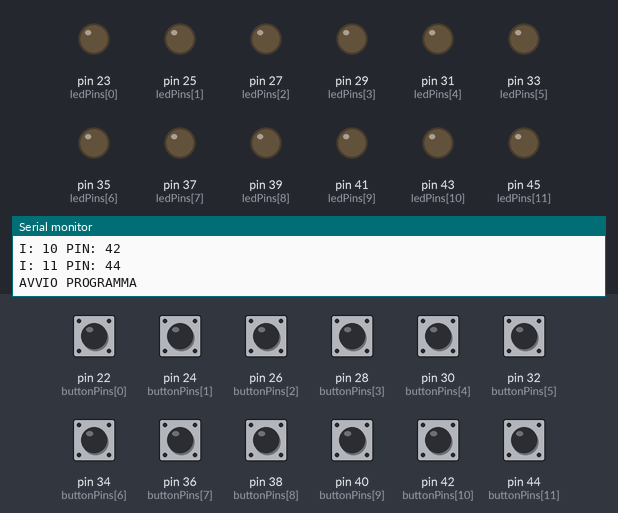
A sketch run on a simulated Arduino Mega 2560, built with avr-gcc and run on an emulated ATmega2560. On the bench: output pins drawn as LEDs (lit = HIGH), the last lines printed to the serial monitor. Inputs (shaded band) come from the test bench; at power-on: pin 22 (buttonPins[0]), pin 24 (buttonPins[1]), pin 26 (buttonPins[2]), pin 28 (buttonPins[3]), pin 30 (buttonPins[4]), pin 32 (buttonPins[5]), pin 34 (buttonPins[6]), pin 36 (buttonPins[7]), pin 38 (buttonPins[8]), pin 40 (buttonPins[9]), pin 42 (buttonPins[10]), pin 44 (buttonPins[11]) HIGH.

Above: at 1.3 s.
1.4 s: pin 22 (buttonPins[0]) pulled LOW for 0.15 s
At 1.47 s:
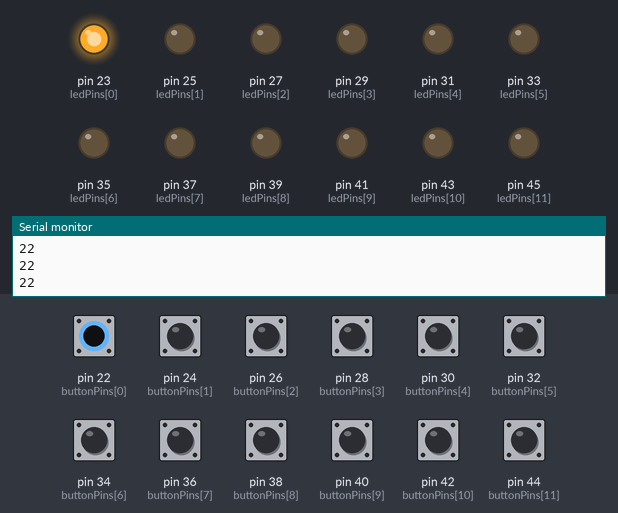
3.0 s: pin 24 (buttonPins[1]) pulled LOW for 0.15 s
At 3.07 s:
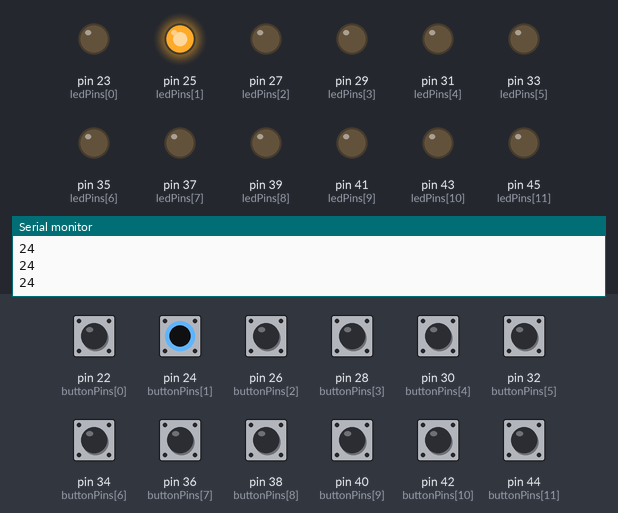
4.6 s: pin 26 (buttonPins[2]) pulled LOW for 0.15 s
At 4.67 s:
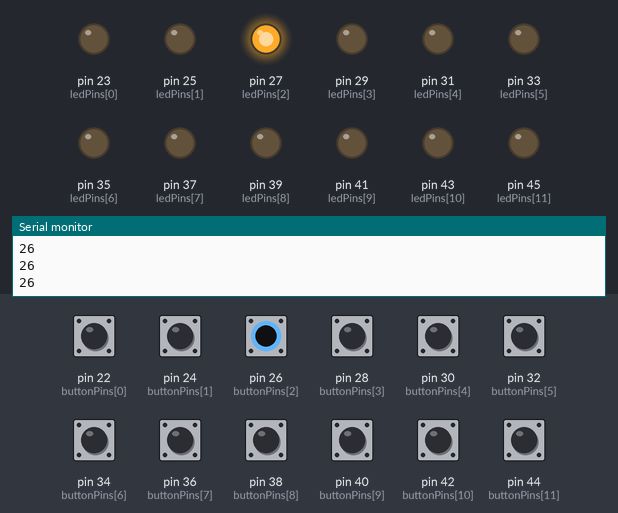
6.2 s: pin 28 (buttonPins[3]) pulled LOW for 0.15 s
At 6.27 s:
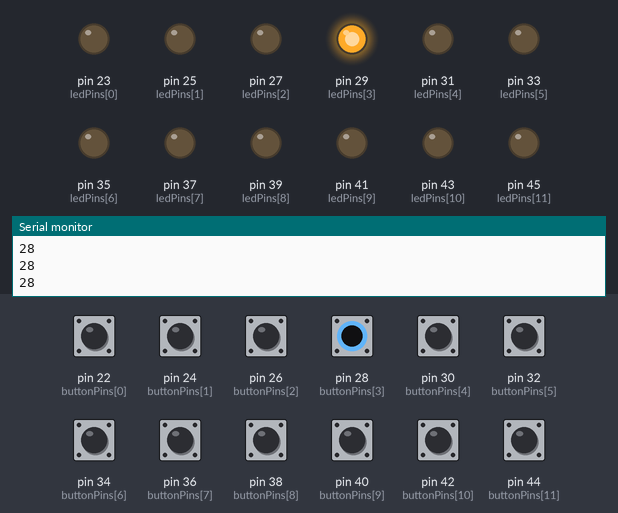
7.8 s: pin 30 (buttonPins[4]) pulled LOW for 0.15 s
At 7.87 s:
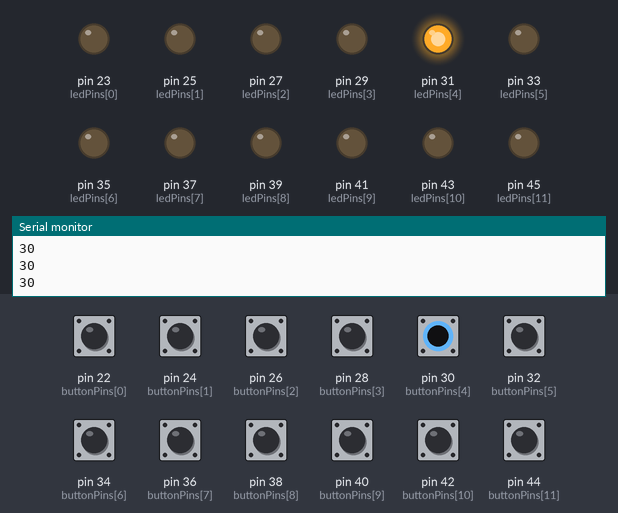
9.4 s: pin 32 (buttonPins[5]) pulled LOW for 0.15 s
At 9.47 s:
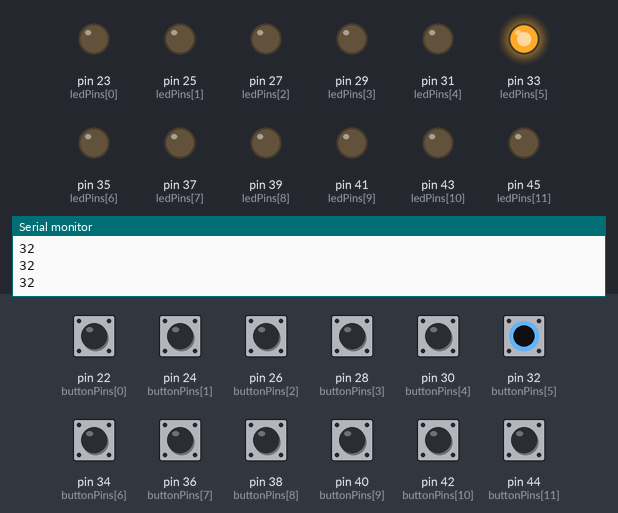
Timing chart, 0 to 12.0 s (numbered marks = the images above; inputs shaded):
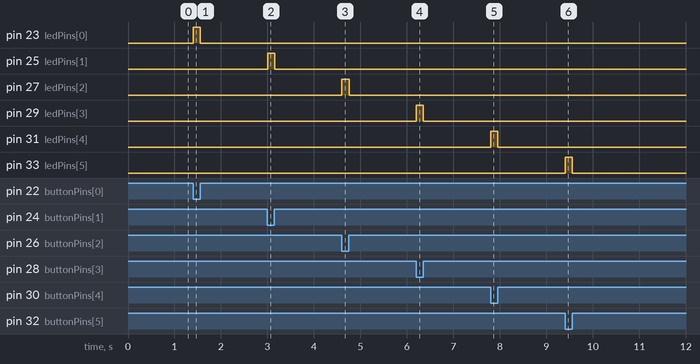

The sketch:

pinTest.ino
```cpp
/**
   pinTest

   Programma utilizzato per testare i pin e i led.

   @author Filippo Finke
*/

/**
   Gandezza dell'array contenente i pin dei bottoni e led.
*/
#define SIZE 12

/**
   Array che contiene tutti i pin dei bottoni.
*/
int buttonPins[SIZE] = {22, 24, 26, 28, 30, 32, 34, 36, 38, 40, 42, 44};

/**
   Array che contiene tutti i pin dei led.
*/
int ledPins[SIZE] =    {23, 25, 27, 29, 31, 33, 35, 37, 39, 41, 43, 45};

/**
   Metodo utilizzato per ricavare lo stato di un pulsante.

   @param pin il pulsante da controllare.
*/
bool isPressed(int pin)
{
  bool current = !digitalRead(buttonPins[pin]);
  return current;
}

/**
   Metodo eseguito all'avvio di arduino.
*/
void setup() {
  Serial.begin(9600);
  Serial.println("SETUP PIN");
  int i = 0;
  for (i = 0; i < SIZE; i++)
  {
    Serial.print("I: ");
    Serial.print(i);
    Serial.print(" PIN: ");
    Serial.println(buttonPins[i]);
    pinMode(buttonPins[i], INPUT);
  }
  i = 0;
  for (i = 0; i < SIZE; i++)
  {
    pinMode(ledPins[i], OUTPUT);
    digitalWrite(ledPins[i], LOW);
  }
  Serial.println("AVVIO PROGRAMMA");
}

/**
   Metodo principale in cui viene svolto l'intero programma.
*/
void loop() {
  for (int i = 0; i < SIZE; i++)
  {
    if (isPressed(i))
    {
      Serial.println(buttonPins[i]);
      digitalWrite(ledPins[i], HIGH);
    }
    else
    {
      digitalWrite(ledPins[i], LOW);
    }
  }
}
```

Measured:
- after the input at 1.4 s, pin 23 (ledPins[0]): LOW → HIGH at once, → LOW 0.15 s later
- after the input at 3.0 s, pin 25 (ledPins[1]): LOW → HIGH at once, → LOW 0.15 s later
- after the input at 4.6 s, pin 27 (ledPins[2]): LOW → HIGH at once, → LOW 0.15 s later
- after the input at 6.2 s, pin 29 (ledPins[3]): LOW → HIGH at once, → LOW 0.15 s later
- after the input at 7.8 s, pin 31 (ledPins[4]): LOW → HIGH at once, → LOW 0.15 s later
- after the input at 9.4 s, pin 33 (ledPins[5]): LOW → HIGH at once, → LOW 0.15 s later
